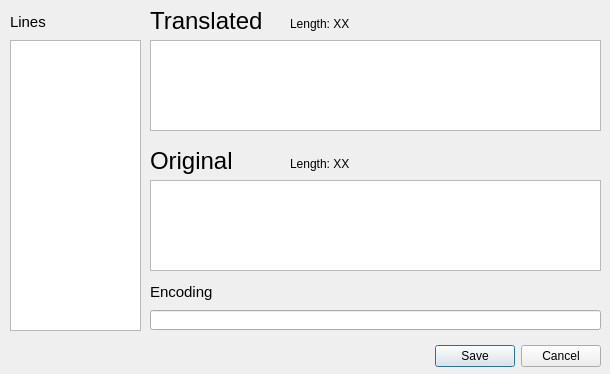
<?xml version="1.0" encoding="UTF-8"?>
<ui version="4.0">
 <class>EbootEditor</class>
 <widget class="QDialog" name="EbootEditor">
  <property name="geometry">
   <rect>
    <x>0</x>
    <y>0</y>
    <width>610</width>
    <height>374</height>
   </rect>
  </property>
  <property name="contextMenuPolicy">
   <enum>Qt::NoContextMenu</enum>
  </property>
  <property name="windowTitle">
   <string>EBOOT Text Editor</string>
  </property>
  <property name="windowIcon">
   <iconset resource="../res/icons.qrc">
    <normaloff>:/monokuma.png</normaloff>:/monokuma.png</iconset>
  </property>
  <widget class="QDialogButtonBox" name="buttonBox">
   <property name="geometry">
    <rect>
     <x>260</x>
     <y>340</y>
     <width>341</width>
     <height>32</height>
    </rect>
   </property>
   <property name="orientation">
    <enum>Qt::Horizontal</enum>
   </property>
   <property name="standardButtons">
    <set>QDialogButtonBox::Cancel|QDialogButtonBox::Save</set>
   </property>
  </widget>
  <widget class="QListWidget" name="lstLines">
   <property name="geometry">
    <rect>
     <x>10</x>
     <y>40</y>
     <width>131</width>
     <height>291</height>
    </rect>
   </property>
  </widget>
  <widget class="SpellCheckEdit" name="txtTranslated">
   <property name="geometry">
    <rect>
     <x>150</x>
     <y>40</y>
     <width>451</width>
     <height>91</height>
    </rect>
   </property>
   <property name="font">
    <font>
     <family>Meiryo UI</family>
     <pointsize>11</pointsize>
    </font>
   </property>
  </widget>
  <widget class="QPlainTextEdit" name="txtOriginal">
   <property name="geometry">
    <rect>
     <x>150</x>
     <y>180</y>
     <width>451</width>
     <height>91</height>
    </rect>
   </property>
   <property name="font">
    <font>
     <family>Meiryo UI</family>
     <pointsize>11</pointsize>
    </font>
   </property>
   <property name="readOnly">
    <bool>true</bool>
   </property>
   <property name="tabStopWidth">
    <number>20</number>
   </property>
  </widget>
  <widget class="QLineEdit" name="txtEncoding">
   <property name="geometry">
    <rect>
     <x>150</x>
     <y>310</y>
     <width>451</width>
     <height>20</height>
    </rect>
   </property>
   <property name="readOnly">
    <bool>true</bool>
   </property>
  </widget>
  <widget class="QLabel" name="label_6">
   <property name="geometry">
    <rect>
     <x>150</x>
     <y>0</y>
     <width>131</width>
     <height>41</height>
    </rect>
   </property>
   <property name="font">
    <font>
     <family>Meiryo UI</family>
     <pointsize>18</pointsize>
    </font>
   </property>
   <property name="text">
    <string>Translated</string>
   </property>
   <property name="alignment">
    <set>Qt::AlignLeading|Qt::AlignLeft|Qt::AlignVCenter</set>
   </property>
  </widget>
  <widget class="QLabel" name="label_7">
   <property name="geometry">
    <rect>
     <x>150</x>
     <y>140</y>
     <width>131</width>
     <height>41</height>
    </rect>
   </property>
   <property name="font">
    <font>
     <family>Meiryo UI</family>
     <pointsize>18</pointsize>
    </font>
   </property>
   <property name="text">
    <string>Original</string>
   </property>
   <property name="alignment">
    <set>Qt::AlignLeading|Qt::AlignLeft|Qt::AlignVCenter</set>
   </property>
  </widget>
  <widget class="QLabel" name="label_10">
   <property name="geometry">
    <rect>
     <x>150</x>
     <y>280</y>
     <width>121</width>
     <height>21</height>
    </rect>
   </property>
   <property name="font">
    <font>
     <family>Meiryo UI</family>
     <pointsize>11</pointsize>
    </font>
   </property>
   <property name="text">
    <string>Encoding</string>
   </property>
   <property name="alignment">
    <set>Qt::AlignBottom|Qt::AlignLeading|Qt::AlignLeft</set>
   </property>
  </widget>
  <widget class="QLabel" name="label_11">
   <property name="geometry">
    <rect>
     <x>10</x>
     <y>10</y>
     <width>121</width>
     <height>21</height>
    </rect>
   </property>
   <property name="font">
    <font>
     <family>Meiryo UI</family>
     <pointsize>11</pointsize>
    </font>
   </property>
   <property name="text">
    <string>Lines</string>
   </property>
   <property name="alignment">
    <set>Qt::AlignBottom|Qt::AlignLeading|Qt::AlignLeft</set>
   </property>
  </widget>
  <widget class="QLabel" name="lblOrigLength">
   <property name="geometry">
    <rect>
     <x>290</x>
     <y>150</y>
     <width>121</width>
     <height>21</height>
    </rect>
   </property>
   <property name="font">
    <font>
     <family>Meiryo UI</family>
     <pointsize>9</pointsize>
    </font>
   </property>
   <property name="text">
    <string>Length: XX</string>
   </property>
   <property name="alignment">
    <set>Qt::AlignBottom|Qt::AlignLeading|Qt::AlignLeft</set>
   </property>
  </widget>
  <widget class="QLabel" name="lblTransLength">
   <property name="geometry">
    <rect>
     <x>290</x>
     <y>10</y>
     <width>121</width>
     <height>21</height>
    </rect>
   </property>
   <property name="font">
    <font>
     <family>Meiryo UI</family>
     <pointsize>9</pointsize>
    </font>
   </property>
   <property name="text">
    <string>Length: XX</string>
   </property>
   <property name="alignment">
    <set>Qt::AlignBottom|Qt::AlignLeading|Qt::AlignLeft</set>
   </property>
  </widget>
 </widget>
 <customwidgets>
  <customwidget>
   <class>SpellCheckEdit</class>
   <extends>QTextEdit</extends>
   <header>spellcheckedit</header>
  </customwidget>
 </customwidgets>
 <resources>
  <include location="../res/icons.qrc"/>
 </resources>
 <connections>
  <connection>
   <sender>buttonBox</sender>
   <signal>accepted()</signal>
   <receiver>EbootEditor</receiver>
   <slot>accept()</slot>
   <hints>
    <hint type="sourcelabel">
     <x>478</x>
     <y>354</y>
    </hint>
    <hint type="destinationlabel">
     <x>157</x>
     <y>274</y>
    </hint>
   </hints>
  </connection>
  <connection>
   <sender>buttonBox</sender>
   <signal>rejected()</signal>
   <receiver>EbootEditor</receiver>
   <slot>reject()</slot>
   <hints>
    <hint type="sourcelabel">
     <x>546</x>
     <y>360</y>
    </hint>
    <hint type="destinationlabel">
     <x>286</x>
     <y>274</y>
    </hint>
   </hints>
  </connection>
  <connection>
   <sender>txtTranslated</sender>
   <signal>textChanged()</signal>
   <receiver>EbootEditor</receiver>
   <slot>changedTranslation()</slot>
   <hints>
    <hint type="sourcelabel">
     <x>349</x>
     <y>85</y>
    </hint>
    <hint type="destinationlabel">
     <x>462</x>
     <y>18</y>
    </hint>
   </hints>
  </connection>
  <connection>
   <sender>lstLines</sender>
   <signal>currentRowChanged(int)</signal>
   <receiver>EbootEditor</receiver>
   <slot>changedLine(int)</slot>
   <hints>
    <hint type="sourcelabel">
     <x>100</x>
     <y>85</y>
    </hint>
    <hint type="destinationlabel">
     <x>327</x>
     <y>147</y>
    </hint>
   </hints>
  </connection>
 </connections>
 <slots>
  <slot>changedTranslation()</slot>
  <slot>changedEncoding()</slot>
  <slot>changedLine(int)</slot>
 </slots>
</ui>
